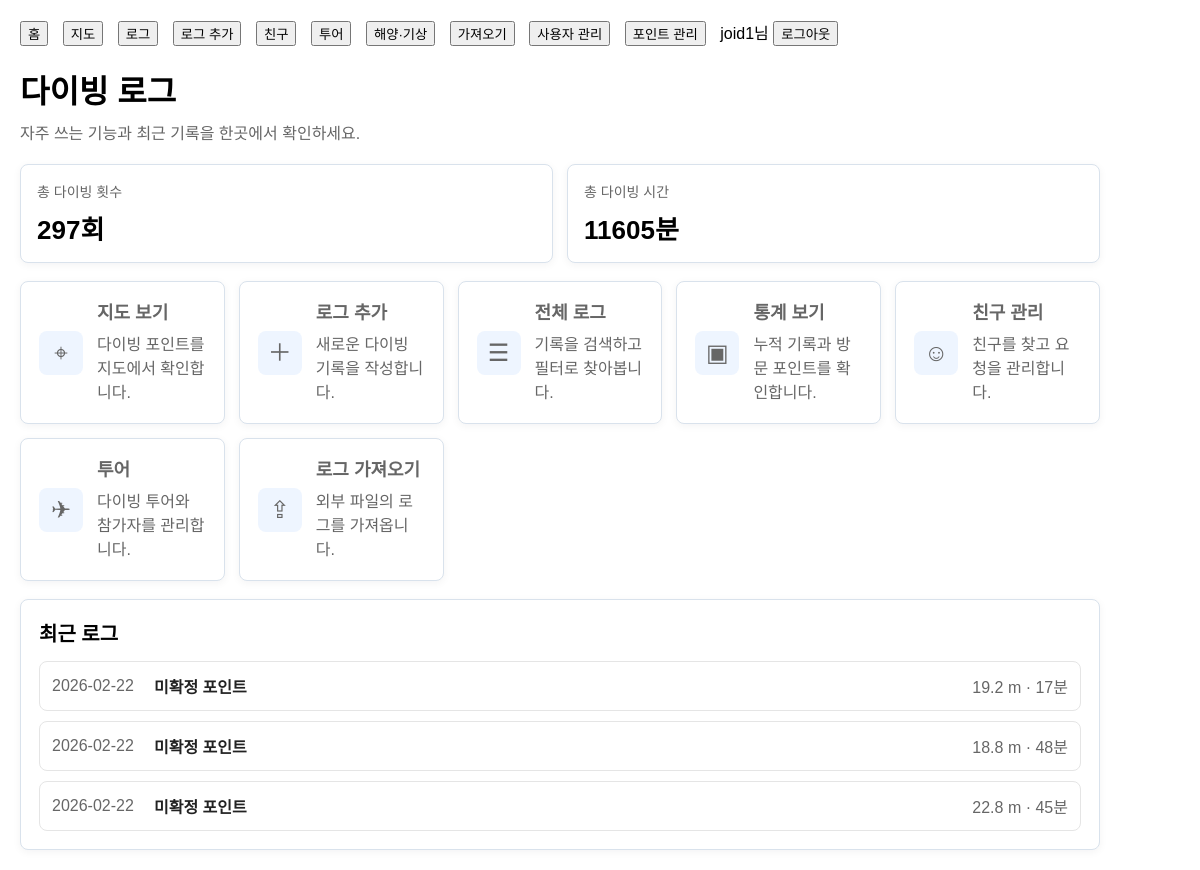
The page / (signed in) on the database its author committed.
### app/models.py (models this page shows)
class User(Base):
    __tablename__ = "users"
    id = Column(Integer, primary_key=True, index=True)
    username = Column(String, unique=True, index=True, nullable=False)
    password_hash = Column(String, nullable=False)
    is_admin = Column(Boolean, default=False, nullable=False)

class DiveLog(Base):
    __tablename__ = "dive_logs"
    id = Column(Integer, primary_key=True, index=True)
    dive_number = Column(Integer, nullable=True, index=True)
    dive_date = Column(Date, nullable=False)
    dive_point_id = Column(Integer, ForeignKey("dive_points.id"))
    user_id = Column(Integer, ForeignKey("users.id"), nullable=True)
    buddy_user_id = Column(Integer, ForeignKey("users.id"), nullable=True)
    max_depth = Column(Float)
    avg_depth = Column(Float)
    entry_time = Column(Time, nullable=True)
    exit_time = Column(Time, nullable=True)
    dive_time = Column(Integer)  # 분 단위
    water_temp = Column(Float)
    visibility = Column(Integer)
    buddy = Column(String)
    start_pressure = Column(Integer)
    end_pressure = Column(Integer)
    image_path = Column(String, nullable=True)
    note = Column(String)
    dive_point = relationship("DivePoint", backref="dive_logs")
    user = relationship("User", foreign_keys=[user_id], backref="dive_logs")
    buddy_user = relationship("User", foreign_keys=[buddy_user_id])

class DivePoint(Base):
    __tablename__ = "dive_points"
    id = Column(Integer, primary_key=True, index=True)
    name = Column(String, index=True)
    area_id = Column(Integer, ForeignKey("areas.id"))
    latitude = Column(Float, nullable=True)
    longitude = Column(Float, nullable=True)
    memo = Column(String, nullable=True)
    area = relationship("Area", backref="dive_points")

### main.py (the view)
@app.get("/")
def home(request: Request):
    db = SessionLocal()
    try:
        current_user = get_current_user(request, db)
        visible_logs_query = db.query(DiveLog).filter(visible_log_condition(current_user))
        total_dives = visible_logs_query.with_entities(func.count(DiveLog.id)).scalar()
        total_dive_time = visible_logs_query.with_entities(func.sum(DiveLog.dive_time)).scalar()
        recent_logs = (
            db.query(DiveLog)
            .options(
                joinedload(DiveLog.dive_point)
            )
            .filter(visible_log_condition(current_user))
            .order_by(DiveLog.dive_number.desc(), DiveLog.id.desc())
            .limit(3)
            .all()
        )
        return templates.TemplateResponse(
            "home.html",
            {
                "request": request,
                "total_dives": total_dives,
                "total_dive_time": total_dive_time,
                "recent_logs": recent_logs
            }
        )
    finally:
        db.close()

### templates/home.html (shortened to what this page needs)
{% extends "base.html" %}
{% block content %}
<div class="home-page">
    <header class="home-header">
        <h1>다이빙 로그</h1>
        <p>자주 쓰는 기능과 최근 기록을 한곳에서 확인하세요.</p>
    </header>
    <section class="summary-grid">
        <div class="summary-card">
            <div class="summary-label">총 다이빙 횟수</div>
            <div class="summary-value">{{ total_dives or 0 }}회</div>
        </div>
        <div class="summary-card">
            <div class="summary-label">총 다이빙 시간</div>
            <div class="summary-value">{{ total_dive_time or 0 }}분</div>
        </div>
    </section>
    <section class="menu-grid">
        <a class="menu-card" href="/map">
            <span class="menu-icon" aria-hidden="true">⌖</span>
            <span class="menu-text">
                <strong>지도 보기</strong>
                <span>다이빙 포인트를 지도에서 확인합니다.</span>
            </span>
        </a>
        <a class="menu-card" href="/log/add">
            <span class="menu-icon" aria-hidden="true">＋</span>
            <span class="menu-text">
                <strong>로그 추가</strong>
                <span>새로운 다이빙 기록을 작성합니다.</span>
            </span>
        </a>
        <a class="menu-card" href="/logs">
            <span class="menu-icon" aria-hidden="true">☰</span>
            <span class="menu-text">
                <strong>전체 로그</strong>
                <span>기록을 검색하고 필터로 찾아봅니다.</span>
            </span>
        </a>
        <a class="menu-card" href="/stats">
            <span class="menu-icon" aria-hidden="true">▣</span>
            <span class="menu-text">
                <strong>통계 보기</strong>
                <span>누적 기록과 방문 포인트를 확인합니다.</span>
            </span>
        </a>
        <a class="menu-card" href="/friends">
            <span class="menu-icon" aria-hidden="true">☺</span>
            <span class="menu-text">
                <strong>친구 관리</strong>
                <span>친구를 찾고 요청을 관리합니다.</span>
            </span>
        </a>
        <a class="menu-card" href="/trips">
            <span class="menu-icon" aria-hidden="true">✈</span>
            <span class="menu-text">
                <strong>투어</strong>
                <span>다이빙 투어와 참가자를 관리합니다.</span>
            </span>
        </a>
        <a class="menu-card" href="/import">
            <span class="menu-icon" aria-hidden="true">⇪</span>
            <span class="menu-text">
                <strong>로그 가져오기</strong>
                <span>외부 파일의 로그를 가져옵니다.</span>
            </span>
        </a>
    </section>
    <section class="recent-card">
        <h2>최근 로그</h2>
        {% if recent_logs %}
        <div class="recent-list">
            {% for log in recent_logs %}
            <a class="recent-item" href="/log/{{ log.id }}">
                <div class="recent-date">{{ log.dive_date }}</div>
                <div class="recent-point">{{ log.dive_point.name if log.dive_point else '-' }}</div>
                <div class="recent-meta">
                    {{ log.max_depth if log.max_depth is not none else '-' }}{% if log.max_depth is not none %} m{% endif %}
                    ·
                    {{ log.dive_time if log.dive_time is not none else '-' }}{% if log.dive_time is not none %}분{% endif %}
                </div>
            </a>
            {% endfor %}
        </div>
        {% else %}
        <p class="empty-text">아직 등록된 로그가 없습니다.</p>
        {% endif %}
    </section>
</div>
{% endblock %}

### templates/base.html (shortened to what this page needs)
<!DOCTYPE html>
<html>
<head>
<link
 rel="stylesheet"
 href="https://unpkg.com/leaflet@1.9.4/dist/leaflet.css"
/>
</head>
<body>
<div class="navbar">
    <a href="/"><button>홈</button></a>
    <a href="/map"><button>지도</button></a>
    <a href="/logs"><button>로그</button></a>
    <a href="/log/add"><button>로그 추가</button></a>
    <a href="/friends"><button>친구</button></a>
    <a href="/trips"><button>투어</button></a>
    <a href="/marine-weather"><button>해양·기상</button></a>
    <a href="/import"><button>가져오기</button></a>
    {% if request.session.get("user_id") %}
    {% if request.session.get("is_admin") %}
    <a href="/admin/users"><button>사용자 관리</button></a>
    <a href="/admin/divepoints"><button>포인트 관리</button></a>
    {% endif %}
    <span>{{ request.session.get("username") }}님</span>
    <form action="/logout" method="post" style="display:inline;">
        <button type="submit">로그아웃</button>
    </form>
    {% else %}
    <a href="/login"><button>로그인</button></a>
    <a href="/register"><button>회원가입</button></a>
    {% endif %}
</div>
{% block content %}{% endblock %}
</body>
</html>

### templates/base.html (style rules this page uses)
body { font-family: Arial; margin: 20px; }
.navbar { margin-bottom:20px; }
.navbar button { margin-right:10px; }

### templates/home.html (style rules this page uses)
.home-page { max-width: 1080px; }
.home-header { margin-bottom: 20px; }
.home-header h1 { margin: 0 0 8px; }
.home-header p { margin: 0; color: #666; }
.summary-grid, .menu-grid { display: grid; grid-template-columns: repeat(auto-fit, minmax(190px, 1fr)); gap: 14px; margin-bottom: 18px; }
.summary-card, .menu-card, .recent-card { border: 1px solid #d9e2ec; border-radius: 8px; background: #fff; box-shadow: 0 2px 8px rgba(15, 23, 42, 0.05); }
.summary-card { padding: 16px; }
.summary-label { margin-bottom: 8px; color: #666; font-size: 14px; }
.summary-value { font-size: 26px; font-weight: 700; }
.menu-card { display: grid; grid-template-columns: 44px 1fr; gap: 14px; align-items: center; padding: 18px; color: #222; text-decoration: none; min-height: 96px; transition: border-color 0.15s ease, box-shadow 0.15s ease, transform 0.15s ease; }
.menu-icon { display: inline-flex; align-items: center; justify-content: center; width: 44px; height: 44px; border-radius: 8px; background: #eef5ff; color: #2364d2; font-size: 24px; line-height: 1; }
.menu-text { min-width: 0; }
.menu-card strong { display: block; margin-bottom: 6px; font-size: 18px; }
.menu-card span { color: #666; line-height: 1.5; }
.recent-card { padding: 18px; }
.recent-card h2 { margin: 0 0 14px; font-size: 20px; }
.recent-list { display: grid; gap: 10px; }
.recent-item { display: grid; grid-template-columns: 90px 1fr auto; gap: 12px; align-items: center; padding: 12px; border: 1px solid #e5e5e5; border-radius: 8px; text-decoration: none; color: #222; }
.recent-date { color: #666; }
.recent-point { font-weight: 700; }
.recent-meta { color: #666; white-space: nowrap; }

### rows shown on the page
User: session.get "joid1"
DiveLog: dive_date "2026-02-22", dive_point "미확정 포인트", max_depth "19.2", dive_time "17", shows "분"
DiveLog: dive_date "2026-02-22", dive_point "미확정 포인트", max_depth "18.8", dive_time "48", shows "분"
DiveLog: dive_date "2026-02-22", dive_point "미확정 포인트", max_depth "22.8", dive_time "45", shows "분"

### other values the page prints
{{ total_dives or 0 }} "297"
{{ total_dive_time or 0 }} "11605"
